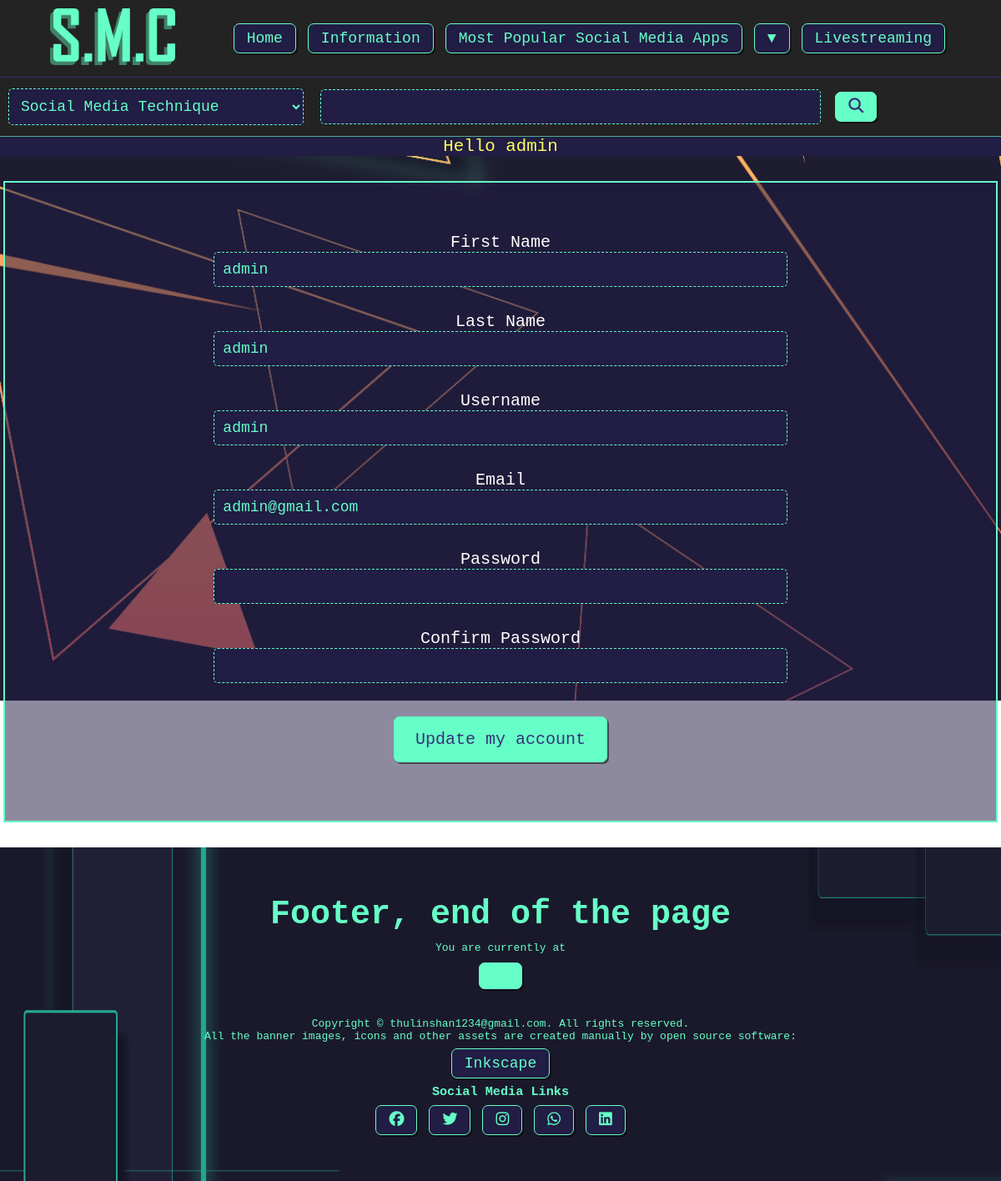
The app's page /edit_account.php (signed in) with its own data.
### tables this page shows
CREATE TABLE `users` (
  `id` int(11) NOT NULL,
  `firstname` varchar(255) NOT NULL,
  `lastname` varchar(255) NOT NULL,
  `username` varchar(255) NOT NULL,
  `email` varchar(255) NOT NULL,
  `password` varchar(255) NOT NULL,
  `newsletter` tinyint(4) NOT NULL,
  `is_admin` int(11) NOT NULL DEFAULT 0
);

### edit_account.php (the view, shortened to what this page needs)
<?php
require 'partials/header.php';
?>
<?php if (!isset($_SESSION['user-id'])) : ?>
    <main class="information-body">
        <img src="<?= ROOT_URL ?>assets/images/banner4_spotted.png" alt="" class="information-bg-img" />
        <div class="main-banner">
            <h2>Unauthorized ✌️</h2>
        </div>
    </main>
<?php else : ?>
    <?php
    $id = filter_var($_SESSION['user-id'], FILTER_SANITIZE_NUMBER_INT);
    $query = "SELECT * FROM users WHERE id=$id";
    $result = mysqli_query($connection, $query);
    $user = mysqli_fetch_assoc($result);
    ?>
    <main class="signin">
        <div class="main-banner my-5">
            <form action="<?= ROOT_URL ?>edit_account_logic.php" class=" py-5 bg-dark-half border-light" method="post">
                <div class="container align-center">
                    <label for="firstname">First Name</label>
                    <input value="<?= $user['firstname'] ?>" name="firstname" type="text" id="firstname" class="form-control mb-5">
                    <label for="lastname">Last Name</label>
                    <input value="<?= $user['lastname'] ?>" name="lastname" type="text" id="lastname" class="form-control mb-5">
                    <label for="username">Username</label>
                    <input value="<?= $user['username'] ?>" name="username" type="text" id="username" class="form-control mb-5">
                    <label for="email">Email</label>
                    <input value="<?= $user['email'] ?>" name="email" type="email" id="email" class="form-control mb-5">
                    <label for="password">Password</label>
                    <input name="createpassword" type="password" id="password" class="form-control mb-5">
                    <label for="confirm_password">Confirm Password</label>
                    <input name="confirmpassword" type="password" id="confirm_password" class="form-control mb-5">
                    <button name="submit" class="btn btn-light">Update my account</button>
                </div>
            </form>
        </div>
    </main>
<?php endif ?>
<?php
include 'partials/footer.php'
?>

### partials/header.php (shortened to what this page needs)
<?php
require 'config/database.php';
$activePage = basename($_SERVER['PHP_SELF'], ".php");
if (isset($_SESSION['user-id'])) {
    $id = filter_var($_SESSION['user-id'], FILTER_SANITIZE_NUMBER_INT);
    $query = "SELECT username, firstname, lastname FROM users WHERE id=$id";
    $result = mysqli_query($connection, $query);
    $user = mysqli_fetch_assoc($result);
}
?>
<!DOCTYPE html>
<html lang="en">
<head>
    <link rel="stylesheet" href="<?= ROOT_URL ?>css/style.css" />
    <link rel="stylesheet" href="https://cdnjs.cloudflare.com/ajax/libs/font-awesome/4.7.0/css/font-awesome.min.css" />
</head>
<body>
    <nav class="nav">
        <div>
            <a href="<?= ROOT_URL ?>index.php"><img src="<?= ROOT_URL ?>assets/logos/smcLightBold.png" width="150px" alt="" /></a>
        </div>
        <div class="nav-full">
            <ul>
                <li><a class="btn-sm <?= ($activePage == 'index') ? 'btn-nav' : ''; ?>" href="<?= ROOT_URL ?>index.php">Home</a></li>
                <li>
                    <a class="btn-sm <?= ($activePage == 'information') ? 'btn-nav' : ''; ?>" href="<?= ROOT_URL ?>information.php">Information</a>
                </li>
                <li>
                    <a class="btn-sm <?= ($activePage == 'social') ? 'btn-nav' : ''; ?>" href="<?= ROOT_URL ?>social.php">Most Popular Social Media Apps</a>
                </li>
                <li>
                    <div class="dropdown">
                        <button onclick="myFunction()" class="btn-sm dropbtn">
                            &#x25BC
                        </button>
                    </div>
                </li>
                <li><a class="btn-sm <?= ($activePage == 'livestreaming') ? 'btn-nav' : ''; ?>" href="<?= ROOT_URL ?>livestreaming.php">Livestreaming</a></li>
            </ul>
        </div>
    </nav>
    <div class="search-bar">
        <form action="<?= ROOT_URL ?>search_result.php" method="Get">
            <select class="form-select" name="category" id="category">
                <option value="Social">Social Media Technique</option>
            </select>
            <div class="search-side">
                <input class="form-control" type="text" name="search_key" />
                <button type="submit" class="btn-sm btn-light">
                    <i class="fa-solid fa-magnifying-glass"></i>
                </button>
            </div>
        </form>
    </div>
    <div class="user font-yellow bg-dark">
        <?php if (isset($_SESSION['user-id'])) : ?>
            <p class="text-center">Hello <?= $user['username'] ?></p>
        <?php else : ?>
            <p class="text-center">Log in or Register for better experience</p>
        <?php endif ?>
    </div>

### css/style.css (style rules this page uses)
:root { --color-dark: #211d45ff; --color-dark-half: rgba(33, 29, 69, 0.514); --color-blue: rgb(118, 212, 255); --color-light: #66ffc7ff; --color-light-half: rgba(102, 255, 199, 0.637); --color-primary: #383179ff; --color-dark-bg: rgb(36, 35, 35); --color-dark-hover: rgb(22, 20, 41); --color-dark-bg-hover: rgb(37, 45, 51); --color-red: rgb(202, 45, 45); --color-yelloe:rgb(255, 255, 91); --color-yelloe-half:rgba(255, 255, 91, 0.5); }
* { margin: 0; padding: 0; font-family: monospace; cursor: url("../assets/utilities/cursor2.png"), auto; scroll-behavior: smooth; }
* ul { list-style: none; }
.nav { display: flex; justify-content: space-between; align-items: center; padding-inline: 5%; padding-top: 10px; padding-bottom: 10px; background-color: var(--color-dark-bg); border-bottom: 1px solid var(--color-primary); }
.nav-full ul { list-style: none; display: flex; justify-content: space-around; }
.nav-full ul li a { text-decoration: none; }
.dropdown { position: relative; display: inline-block; }
.search-bar { background-color: var(--color-dark-bg); padding: 10px 0; border-bottom: 1px solid var(--color-light-half); }
.search-bar form { display: flex; justify-content: center; align-items: center; width: 100%; }
.search-side { display: flex; width: 70%; align-items: center; }
.form-control { width: 70%; height: fit-content; font-size: 18px; margin-inline: 10px; border-radius: 5px; padding: 10px; border: 1px dashed var(--color-light); background-color: var(--color-dark); color: var(--color-light); }
.form-select { width: 30%; height: fit-content; font-size: 18px; margin-inline: 10px; border-radius: 5px; padding: 10px; border: 1px dashed var(--color-light); background-color: var(--color-dark); color: var(--color-light); }
.user p { font-size: 1.6rem; }
.btn { font-size: 20px; text-decoration: none; display: inline-block; color: var(--color-light); padding: 15px 25px; margin: 10px; border-radius: 7px; box-shadow: 2px 2px 0 rgba(0, 0, 0, 0.486); border: 1px solid var(--color-light); background: var(--color-dark); }
.btn-sm { font-size: 18px; text-decoration: none; display: inline-block; color: var(--color-light); padding: 7px 15px; margin: 7px; border-radius: 7px; box-shadow: 2px 2px 0 rgba(0, 0, 0, 0.486); border: 1px solid var(--color-light); background: var(--color-dark); }
.btn-light { color: var(--color-primary); background: var(--color-light); }
.main-banner { width: 100%; min-height: 90vh; max-height: max-content; text-align: center; display: flex; flex-direction: column; justify-content: center; align-items: center; color: white; }
.container { width: 80%; margin: 10px auto; height: inherit; display: flex; flex-direction: column; justify-content: center; }
.signin .main-banner { min-height: 90vh; max-height: max-content; }
.signin form { width: 99%; }
.signin label { font-size: 20px; }
.border-light { border: 2px solid var(--color-light); }
.align-center { align-items: center; }
.text-center { text-align: center; }
.my-5 { margin: 30px 0; }
.mb-5 { margin-bottom: 30px; }
.py-5 { padding: 50px 0px; }
.bg-dark { background-color: var(--color-dark); }
.bg-dark-half { background-color: var(--color-dark-half); }
.font-yellow { color: var(--color-yelloe); }

### records on screen
users: username "admin", firstname "admin", lastname "admin", email "admin@gmail.com"
